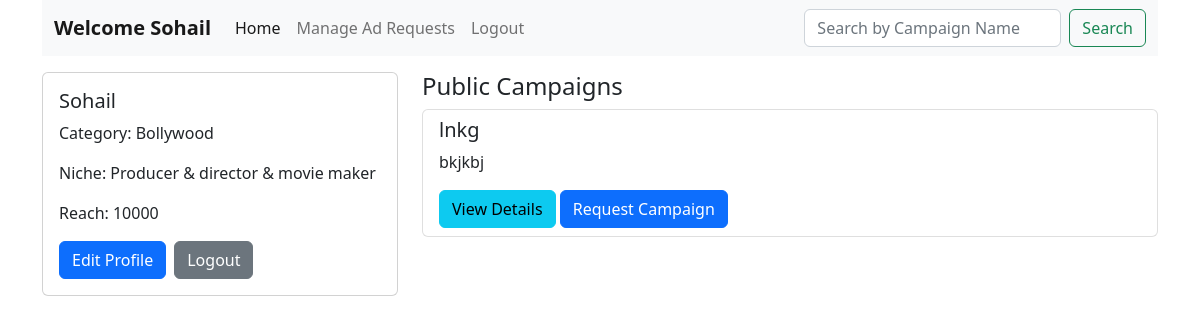
The app's page /influencer_dashboard (signed in) with its own data.
### Code/models_2.py (models this page shows)
class Influencer(db.Model):
    influencer_id = db.Column(db.Integer, primary_key=True)
    user_id = db.Column(db.Integer, db.ForeignKey('user.user_id'), nullable=False)
    name = db.Column(db.String, nullable=False)
    category = db.Column(db.String, nullable=False)
    niche = db.Column(db.String, nullable=False)
    reach = db.Column(db.Integer, nullable=False)
    ad_requests = db.relationship('AdRequest', backref='influencer')

class Campaign(db.Model):
    campaign_id = db.Column(db.Integer, primary_key=True)
    sponsor_id = db.Column(db.Integer, db.ForeignKey('sponsor.sponsor_id'), nullable=False)
    name = db.Column(db.String, nullable=False)
    description = db.Column(db.String, nullable=False)
    start_date = db.Column(db.Date, nullable=False)
    end_date = db.Column(db.Date, nullable=False)
    budget = db.Column(db.Numeric, nullable=False)
    visibility = db.Column(db.String, nullable=False)
    goals = db.Column(db.String, nullable=False)
    ad_requests = db.relationship('AdRequest', backref='campaign')

### Code/app.py (the view)
@app.route('/influencer_dashboard')
@login_required
def influencer_dashboard():
    if current_user.role != 'influencer':
        return redirect(url_for('login'))
    try:
        influencer = Influencer.query.filter_by(user_id=current_user.user_id).first()
        if not influencer:
            flash('Influencer information not found.', 'danger')
            return redirect(url_for('login'))
        public_campaigns = Campaign.query.filter_by(visibility='public').all()
        ad_requests = AdRequest.query.filter_by(influencer_id=influencer.influencer_id).all()
    except Exception as e:
        print(f"Error fetching influencer data: {e}")
        flash('An error occurred while loading the dashboard.', 'danger')
        return redirect(url_for('login'))
    return render_template('influencer.html',
                           influencer=influencer,
                           public_campaigns=public_campaigns,
                           ad_requests=ad_requests)

### Code/app.py (called while the page is built)
@login_manager.user_loader
def load_user(user_id):
    return User.query.get(int(user_id))

### Code/models_2.py (called while the page is built)
    @property
    def is_active(self):
        return True

### Code/templates/influencer.html (shortened to what this page needs)
<!DOCTYPE html>
<html lang="en">
<head>
    <link href="https://cdn.jsdelivr.net/npm/bootstrap@5.2.3/dist/css/bootstrap.min.css" rel="stylesheet">
</head>
<body>
    <div class="container">
        <nav class="navbar navbar-expand-lg bg-light mb-3">
            <div class="container-fluid">
                <a class="navbar-brand" href="#"><b>Welcome {{ influencer.name }}</b></a>
                <div class="collapse navbar-collapse" id="navbarSupportedContent">
                    <ul class="navbar-nav me-auto mb-2 mb-lg-0">
                        <li class="nav-item">
                            <a class="nav-link active" aria-current="page" href="/">Home</a>
                        </li>
                        <li class="nav-item">
                            <a class="nav-link" href="{{ url_for('infmanage_ad_requests') }}">Manage Ad Requests</a>
                        </li>
                        <li class="nav-item">
                            <a class="nav-link" href="{{ url_for('logout') }}">Logout</a>
                        </li>
                    </ul>
                    <form class="d-flex" role="search" action="{{ url_for('search_campaigns') }}" method="GET">
                        <input class="form-control me-2" type="search" name="query" placeholder="Search by Campaign Name" aria-label="Search">
                        <button class="btn btn-outline-success" type="submit">Search</button>
                    </form>
                </div>
            </div>
        </nav>
        <div class="row">
            <div class="col-md-4">
                <div class="card">
                    <div class="card-body">
                        <h5 class="card-title">{{ influencer.name }}</h5>
                        <p class="card-text">Category: {{ influencer.category }}</p>
                        <p class="card-text">Niche: {{ influencer.niche }}</p>
                        <p class="card-text">Reach: {{ influencer.reach }}</p>
                        <div class="d-flex">
                            <a href="{{ url_for('edit_profile') }}" class="btn btn-primary me-2">Edit Profile</a>
                            <a href="{{ url_for('logout') }}" class="btn btn-secondary">Logout</a>
                        </div>
                    </div>
                </div>
            </div>
            <div class="col-md-8">
                <div class="mb-4">
                    <h4>Public Campaigns</h4>
                    <div class="list-group">
                        {% for campaign in public_campaigns %}
                            <div class="list-group-item">
                                <h5>{{ campaign.name }}</h5>
                                <p>{{ campaign.description }}</p>
                                <a href="{{ url_for('view_campaign', campaign_id=campaign.campaign_id) }}" class="btn btn-info">View Details</a>
                                {% if not campaign.request_sent %}
                                    <form method="POST" action="{{ url_for('request_campaign', campaign_id=campaign.campaign_id) }}" style="display:inline;">
                                        <button type="submit" class="btn btn-primary">Request Campaign</button>
                                    </form>
                                {% else %}
                                    <span class="badge bg-secondary">Request Sent</span>
                                {% endif %}
                            </div>
                        {% endfor %}
                    </div>
                </div>
                </div>
            </div>
        </div>
</body>
</html>

### records on screen
Influencer: name "Sohail", category "Bollywood", niche "Producer & director & movie maker", reach "10000"
Campaign: name "lnkg", description "bkjkbj"
